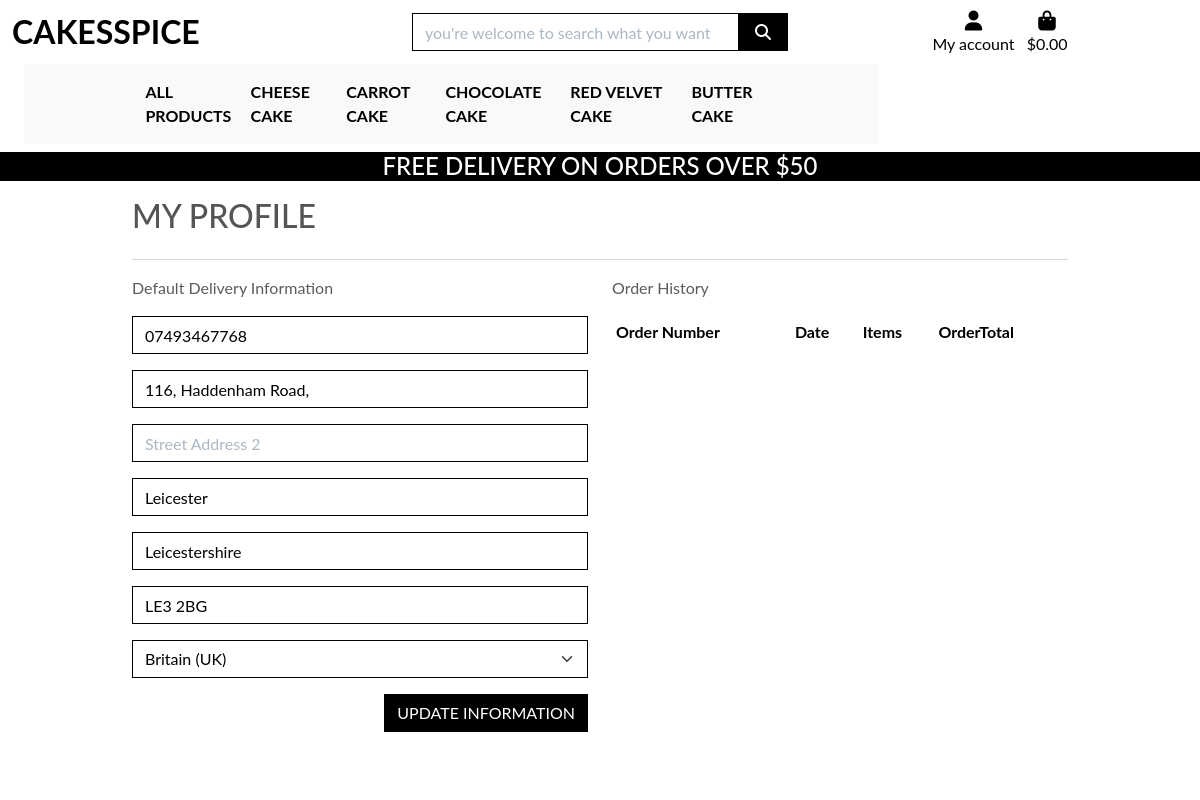
The page /profile/ (signed in) on the database as committed earlier.
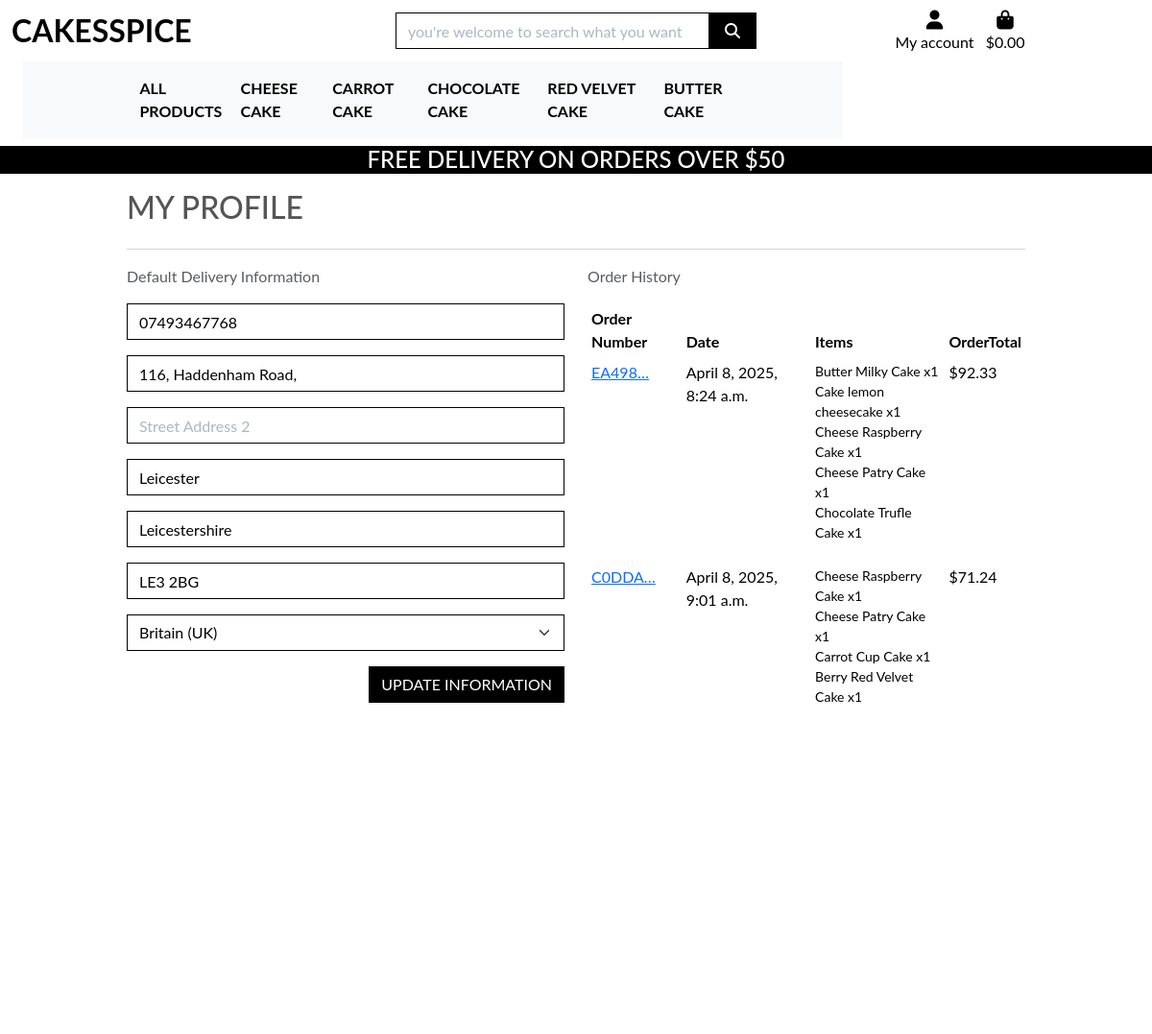
The same page on the database as committed later.
### profiles/models.py (models this page shows, shortened)
class UserProfile(models.Model):
    user = models.OneToOneField(User, on_delete=models.CASCADE)
    default_phone_number = models.CharField(max_length=20, null=True, blank=True)
    default_street_address1 = models.CharField(max_length=80, null=True, blank=True)
    default_street_address2 = models.CharField(max_length=80, null=True, blank=True)
    default_town_or_city = models.CharField(max_length=40, null=True, blank=True)
    default_county = models.CharField(max_length=80, null=True, blank=True)
    default_postcode = models.CharField(max_length=20, null=True, blank=True)
    default_country = CountryField(blank_label='Country', null=True, blank=True)

### checkout/models.py (models this page shows, shortened)
class Order(models.Model):
    order_number = models.CharField(max_length=32, null=False, editable=False)
    user_profile = models.ForeignKey(UserProfile, on_delete=models.SET_NULL,
                                     null=True, blank=True, related_name='orders')
    full_name = models.CharField(max_length=50, null=False, blank=False)
    email = models.EmailField(max_length=254, null=False, blank=False)
    phone_number = models.CharField(max_length=20, null=False, blank=False)
    country = CountryField(blank_label='Country *', null=False, blank=False)
    postcode = models.CharField(max_length=20, null=True, blank=True)
    town_or_city = models.CharField(max_length=40, null=False, blank=False)
    street_address1 = models.CharField(max_length=80, null=False, blank=False)
    street_address2 = models.CharField(max_length=80, null=True, blank=True)
    county = models.CharField(max_length=80, null=True, blank=True)
    date = models.DateTimeField(auto_now_add=True)
    delivery_cost = models.DecimalField(max_digits=6, decimal_places=2, null=False, default=0)
    order_total = models.DecimalField(max_digits=10, decimal_places=2, null=False, default=0)
    grand_total = models.DecimalField(max_digits=10, decimal_places=2, null=False, default=0)
    original_bag = models.TextField(null=False, blank=False, default='')
    stripe_pid = models.CharField(max_length=254, null=False, blank=False, default='')

class OrderLineItem(models.Model):
    order = models.ForeignKey(Order, null=False, blank=False, on_delete=models.CASCADE, related_name='lineitems')
    product = models.ForeignKey(Product, null=False, blank=False, on_delete=models.CASCADE)
    product_size = models.CharField(max_length=2, null=True, blank=True) # XS, S, M, L, XL
    quantity = models.IntegerField(null=False, blank=False, default=0)
    lineitem_total = models.DecimalField(max_digits=6, decimal_places=2, null=False, blank=False, editable=False)

### products/models.py (models this page shows, shortened)
class Product(models.Model):
    name = models.CharField(max_length=500)
    price = models.DecimalField(max_digits=10, decimal_places=2)
    description = models.TextField(default=now)
    category = models.ForeignKey('Category', on_delete=models.CASCADE, default=1)
    rating = models.DecimalField(max_digits=6, decimal_places=2, null=False, default=0.0)
    imageUrl = models.URLField(null=True, blank=True)
    image = models.ImageField(upload_to='products/', null=True, blank=True)

### profiles/views.py (the view)
# urls.py: path('', views.profile, name='profile'),
@login_required
def profile(request):
    profile = get_object_or_404(UserProfile, user=request.user)
    if request.method == 'POST':
        form = UserProfileForm(request.POST, instance=profile)
        if form.is_valid():
            form.save()
            messages.success(request, 'Profile updated successfully')
        else:
            messages.error(request, 'Update failed. Please ensure the form is valid.')
    else:
        form = UserProfileForm(instance=profile)
    orders = profile.orders.all()
    template = 'profiles/profile.html'
    context = {
        'form': form,
        'orders': orders,
        'on_profile_page': True
    }
    return render(request, template, context)

### profiles/forms.py
class UserProfileForm(forms.ModelForm):
    class Meta:
        model = UserProfile
        exclude = ('user',)
    def __init__(self, *args, **kwargs):
        super().__init__(*args, **kwargs)
        placeholders = {
            'default_phone_number': 'Phone Number',
            'default_postcode': 'Postal Code',
            'default_town_or_city': 'Town or City',
            'default_street_address1': 'Street Address 1',
            'default_street_address2': 'Street Address 2',
            'default_county': 'County, State or Locality',
        }
        self.fields['default_phone_number'].widget.attrs['autofocus'] = True
        for field in self.fields:
            if field != 'default_country':
                if self.fields[field].required:
                    placeholder = f'{placeholders[field]} *'
                else:
                    placeholder = placeholders[field]
                self.fields[field].widget.attrs['placeholder'] = placeholder
            self.fields[field].widget.attrs['class'] = 'border-black rounded-0 profile-form-input'
            self.fields[field].label = False

### bag/context.py (called while the page is built, shortened)
def bag_contents(request):
    bag_items = []
    total = 0
    product_count = 0
    bag = request.session.get('bag', {})
    if not bag:
        return {
            'bag_items': bag_items,
            'total': total,
            'product_count': product_count,
            'delivery': 0,
            'free_delivery_delta': 0,
            'free_delivery_threshold': 0,
            'grand_total': 0
        }

### profiles/templates/profiles/profile.html (shortened to what this page needs)
{% extends "base.html" %}
{% load static %}
{% load crispy_forms_tags %}
{% block extra_css %}
    <link rel="stylesheet" href="{% static 'profiles/css/profile.css' %}">
{% endblock %}
{% block page_header %}
    <div class="container header-container">
    </div>
{% endblock %}
{% block content %}
    <div class="overlay"></div>
    <div class="container">
        <div class="row">
            <div class="col">
                <h2 class="logo-font mb-4">My Profile</h2>
                <hr>
            </div>
        </div>
        <div class="row">
            <div class="col-12 col-lg-6">
                <p class="text-muted">Default Delivery Information</p>
                <form class="mt-3" action="{% url 'profile' %}" method="POST" id="profile-update-form">
                    {{ form|crispy }}
                    <button class="btn btn-black rounded-0 text-uppercase float-right">Update Information</button>
                </form>
            </div>
            <div class="col-12 col-lg-6">
                <p class="text-muted">Order History</p>
                <div class="order-history table-responsive">
                    <table class="table table-sm table-borderless">
                        <thead>
                            <tr>
                                <th>Order Number</th>
                                <th>Date</th>
                                <th>Items</th>
                                <th>OrderTotal</th>
                            </tr>
                        </thead>
                        <tbody>
                            {% for order in orders %}
                                <tr>
                                    <td>
                                        <a href="{% url 'order_history' order.order_number %}"
                                        title="{{ order.order_number }}">
                                            {{ order.order_number|truncatechars:6 }}
                                        </a>
                                    </td>
                                    <td>{{ order.date }}</td>
                                    <td>
                                        <ul class="list-unstyled">
                                            {% for item in order.lineitems.all %}
                                                <li class="small">
                                                    {{ item.product.name }} x{{ item.quantity }}
                                                </li>
                                            {% endfor %}
                                        </ul>
                                    </td>
                                    <td>${{ order.grand_total }}</td>
                                </tr>
                            {% endfor %}
                        </tbody>
                    </table>
                </div>
            </div>
        </div>
{% endblock %}

### templates/base.html (shortened to what this page needs)
{% load static %}
<!doctype html>
<html lang="en">
  <head>
    {% block corecss %}
    <link href="https://stackpath.bootstrapcdn.com/bootstrap/4.5.2/css/bootstrap.min.css" rel="stylesheet">
    <link href="https://cdn.jsdelivr.net/npm/bootstrap@5.3.3/dist/css/bootstrap.min.css" rel="stylesheet">
    <link rel="stylesheet" href="{% static 'css/base.css' %}">
    {% endblock %}
    {% block extra_css %}
    {% endblock %}
  </head>
  <body>
    <header class="container-fluid fixed-top">
      <div id="topnav" class="row bg-white pt-lg-2 d-home d-lg-flex">
        <div class="col-12 col-lg-4 my-auto py-1 py-lg-0 text-center text-lg-left">
          <a href="{% url 'home' %}" class="nav-link main-logo-link">
            <h2 class="logo-font text-black my-0"><strong>CakesSpice</strong></h2>
          </a>
        </div>
        <div class="col-12 col-lg-4 my-auto py-1 py-lg-0">
          <form method="GET" action="{% url 'products' %}">
            <div class="input-group w-100">
              <input class="form-control border border-black rounded-0" type="text" name="q" placeholder="you're welcome to search what you want">
              <div class="input-group-append">
                <button class="form-control btn btn-black border border-black rounded-0" type="submit">
                  <span class="icon">
                    <i class="fas fa-search"></i>
                  </span>
                </button>
              </div>
            </div>
          </form>
        </div>
        <div class="col-12 col-lg-4 my-auto py-1 py-lg-0">
          <ul class="list-inline list-unstyled text-center text-lg-right my-0">
            <li class="list-inline-item dropdown">
              <a class="text-black nav-link" href="#" id="user-options" data-bs-toggle="dropdown" aria-expanded="false">
                <div class="text-center">
                  <div><i class="fas fa-user fa-lg"></i></div>
                  <p class="my-0">My account</p>
                </div>
              </a>
            </li>
            <li class="list-inline-item">
              <a class="{% if grand_total %}text-info font-weight-bold{% else %}text-black{% endif %} nav-link"href="{% url 'view_bag' %}">
                <div class="text-center">
                  <div><i class="fas fa-shopping-bag fa-lg"></i></div>
                  <p class="my-0">
                    {% if grand_total%}
                      ${{ grand_total|floatformat:2 }}
                    {% else %}
                      $0.00
                    {% endif %}
                  </p>
                </div>
              </a>
            </li>
          </ul>
        </div>
      </div>
      <div class="row bg-white">
        <nav class="navbar navbar-expand-lg">
            {% include 'includes/main-nav.html' %}
        </nav>
      </div>
      <div id="delivery-banner" class="row text-center">
        <div class="col bg-black text-white">
          <h4 class="logo-font my-0">Free delivery on orders over $5{{free_delivery_threshold}}</h4>
        </div>
      </div>
    </header>
    {%block page_header%}
    {% endblock %}
    {% block content %}
    {% endblock %}
  </body>
</html>

### templates/includes/main-nav.html (shortened to what this page needs)
<nav class="navbar navbar-expand-lg navbar-light bg-light">
    <div class="container">
        <div class="collapse navbar-collapse" id="main-nav">
            <ul class="navbar-nav w-auto mx-auto">
                <li class="nav-item dropdown">
                    <a class="logo-font font-weight-bold nav-link text-black" href="#" id="all-products-link" data-bs-toggle="dropdown" aria-haspopup="true" aria-expanded="false">
                        All Products
                    </a>
                </li>
                <li class="nav-item dropdown">
                    <a class="logo-font font-weight-bold nav-link text-black" href="#" id="cheese-cake-link" data-bs-toggle="dropdown" aria-haspopup="true" aria-expanded="false">
                        Cheese Cake
                    </a>
                </li>
                <li class="nav-item dropdown">
                    <a class="logo-font font-weight-bold nav-link text-black" href="#" id="carrot-cake-link" data-bs-toggle="dropdown" aria-haspopup="true" aria-expanded="false">
                        Carrot Cake
                    </a>
                </li>
                <li class="nav-item dropdown">
                    <a class="logo-font font-weight-bold nav-link text-black" href="#" id="chocolate-cake-link" data-bs-toggle="dropdown" aria-haspopup="true" aria-expanded="false">
                        Chocolate Cake
                    </a>
                </li>
                <li class="nav-item dropdown">
                    <a class="logo-font font-weight-bold nav-link text-black" href="#" id="Red-Velvet-cake-link" data-bs-toggle="dropdown" aria-haspopup="true" aria-expanded="false">
                        Red Velvet Cake
                    </a>
                </li>
                <li class="nav-item dropdown">
                    <a class="logo-font font-weight-bold nav-link text-black" href="#" id="butter-cake-link" data-bs-toggle="dropdown" aria-haspopup="true" aria-expanded="false">
                        Butter Cake
                    </a>
                </li>
            </ul>
        </div>
    </div>
</nav>

### static/css/base.css (style rules this page uses)
html { height: 100%; }
body { background: url('/workspace/CakesSpice/media/pexels-moose-photos-170195-1036621 (1).jpg') no-repeat center center fixed; background-size: cover; height: calc(100vh - 164px); color: #555; font-family: 'Lato'; }
.icon { align-items: center; display: inline-flex; justify-content: center; height: 1.5rem; width: 1.5rem; }
.logo-font { text-transform: uppercase; }
.main-logo-link { width: fit-content; }
.btn-black { background: black; color: white; }
.text-black { color: #000 !important; }
.border-black { border: 1px solid black !important; }
.bg-black { background: #000 !important; }
.overlay { height: 100%; width: 100%; top: 0; left: 0; position: fixed; background: white; z-index: -1; }
input[name='q']::placeholder { color: #aab7c4; }
@media (min-width: 1200px) { .container { max-width: 80%; } }
@media (min-width: 992px) { .header-container { padding-top: 164px; } }

### profiles/static/profiles/css/profile.css (style rules this page uses)
.order-history { max-height: 416px; overflow-y: auto; }
#profile-update-form .form-control { color: #000; }
#profile-update-form input::placeholder { color: #aab7c4; }
#id_default_country, #id_default_country option:not(:first-child) { color: #000; }

Rows that differ between the two databases and show on the page:
added Order: order_number "EA498…", date "April 8, 2025, 8:24 a.m.", grand_total "92.33"
added OrderLineItem: product.name "Butter Milky Cake", quantity "1", shown under "EA498…"
added OrderLineItem: product.name "Cake lemon cheesecake", quantity "1", shown under "EA498…"
added OrderLineItem: product.name "Cheese Raspberry Cake", quantity "1", shown under "EA498…"
added OrderLineItem: product.name "Cheese Patry Cake", quantity "1", shown under "EA498…"
added OrderLineItem: product.name "Chocolate Trufle Cake", quantity "1", shown under "EA498…"
added Order: order_number "C0DDA…", date "April 8, 2025, 9:01 a.m.", grand_total "71.24"
added OrderLineItem: product.name "Cheese Raspberry Cake", quantity "1", shown under "C0DDA…"
added OrderLineItem: product.name "Cheese Patry Cake", quantity "1", shown under "C0DDA…"
added OrderLineItem: product.name "Carrot Cup Cake", quantity "1", shown under "C0DDA…"
added OrderLineItem: product.name "Berry Red Velvet Cake", quantity "1", shown under "C0DDA…"
